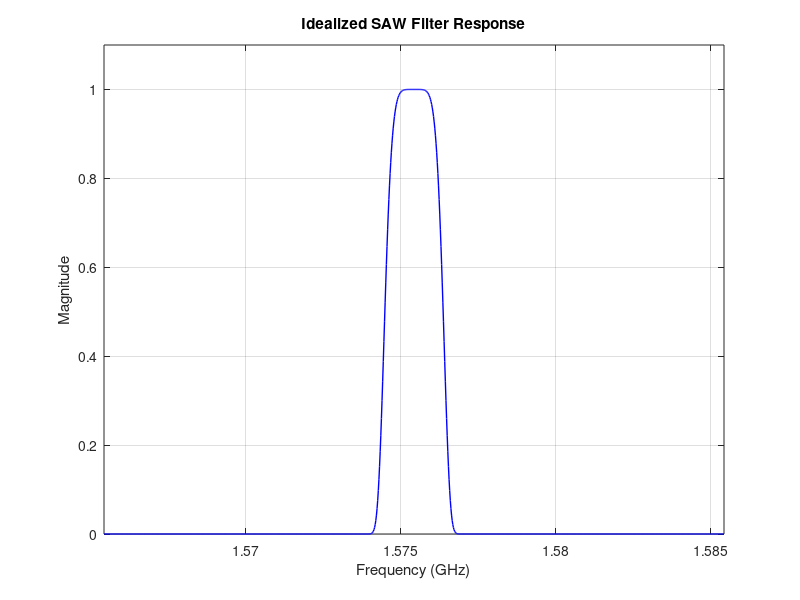

Here is the MATLAB script that generated this plot:
pkg load signal;

fs = 100 * 10^6;
fc = 1575.42 / 1000;
bw = 2 / 1000;
f = linspace((fc - 10/1000), (fc + 10/1000), 1000);

H = exp(-((f - fc) / (bw/2)).^6);

plot(f, H, 'b', 'linewidth', 1);
xlabel("Frequency (GHz)");
ylabel("Magnitude");
title("Idealized SAW Filter Response");
grid on;
xlim([fc - 10/1000, fc + 10/1000]);
ylim([0, 1.1]);
